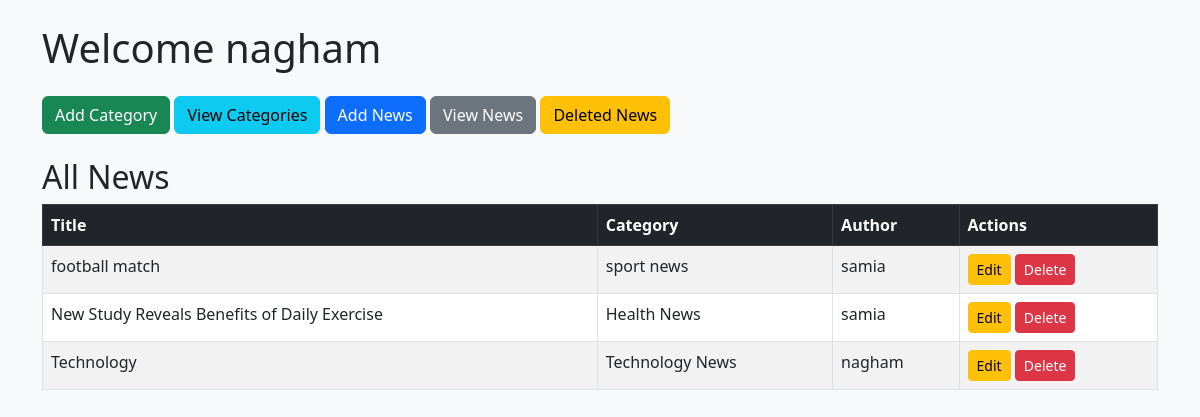
The app's page /dashboard.php (signed in) with its own data.
### tables this page shows
CREATE TABLE `news` (
  `id` int(11) NOT NULL,
  `title` varchar(100) DEFAULT NULL,
  `category_id` int(11) DEFAULT NULL,
  `details` text DEFAULT NULL,
  `image` varchar(100) DEFAULT NULL,
  `user_id` int(11) DEFAULT NULL,
  `deleted` tinyint(1) DEFAULT 0
);

CREATE TABLE `categories` (
  `id` int(11) NOT NULL,
  `name` varchar(50) DEFAULT NULL
);

CREATE TABLE `users` (
  `id` int(11) NOT NULL,
  `name` varchar(50) DEFAULT NULL,
  `email` varchar(50) DEFAULT NULL,
  `password` varchar(255) DEFAULT NULL
);

### dashboard.php (the view, shortened to what this page needs)
<?php
$conn = mysqli_connect("localhost","root","","news_system");
$res = mysqli_query($conn,"SELECT news.*, categories.name AS cat_name, users.name AS user_name
  FROM news
  JOIN categories ON news.category_id=categories.id
  JOIN users ON news.user_id=users.id
  WHERE deleted=0");
?>
<!DOCTYPE html>
<html lang="en">
<head>
  <link href="https://cdn.jsdelivr.net/npm/bootstrap@5.3.0/dist/css/bootstrap.min.css" rel="stylesheet">
</head>
<body class="bg-light">
<div class="container mt-4">
  <h1 class="mb-4">Welcome <?= $_SESSION['name']; ?></h1>
  <div class="mb-4">
    <a href="add_category.php" class="btn btn-success">Add Category</a>
    <a href="view_categories.php" class="btn btn-info">View Categories</a>
    <a href="add_news.php" class="btn btn-primary">Add News</a>
    <a href="view_news.php" class="btn btn-secondary">View News</a>
    <a href="deleted_news.php" class="btn btn-warning">Deleted News</a>
  </div>
  <h2>All News</h2>
  <table class="table table-striped table-bordered">
    <thead class="table-dark">
      <tr>
        <th>Title</th>
        <th>Category</th>
        <th>Author</th>
        <th>Actions</th>
      </tr>
    </thead>
    <tbody>
      <?php while($row = mysqli_fetch_assoc($res)){ ?>
        <tr>
          <td><?= $row['title']; ?></td>
          <td><?= $row['cat_name']; ?></td>
          <td><?= $row['user_name']; ?></td>
          <td>
            <a href="edit_news.php?id=<?= $row['id']; ?>" class="btn btn-sm btn-warning">Edit</a>
            <a href="delete_news.php?id=<?= $row['id']; ?>" class="btn btn-sm btn-danger">Delete</a>
          </td>
        </tr>
      <?php } ?>
    </tbody>
  </table>
</div>
</body>
</html>

### records on screen
news: title "football match", category.name "sport news", user.name "samia"
news: title "New Study Reveals Benefits of Daily Exercise", category.name "Health News", user.name "samia"
news: title "Technology", category.name "Technology News", user.name "nagham"

### other values on screen
$_SESSION['name'] "nagham"
